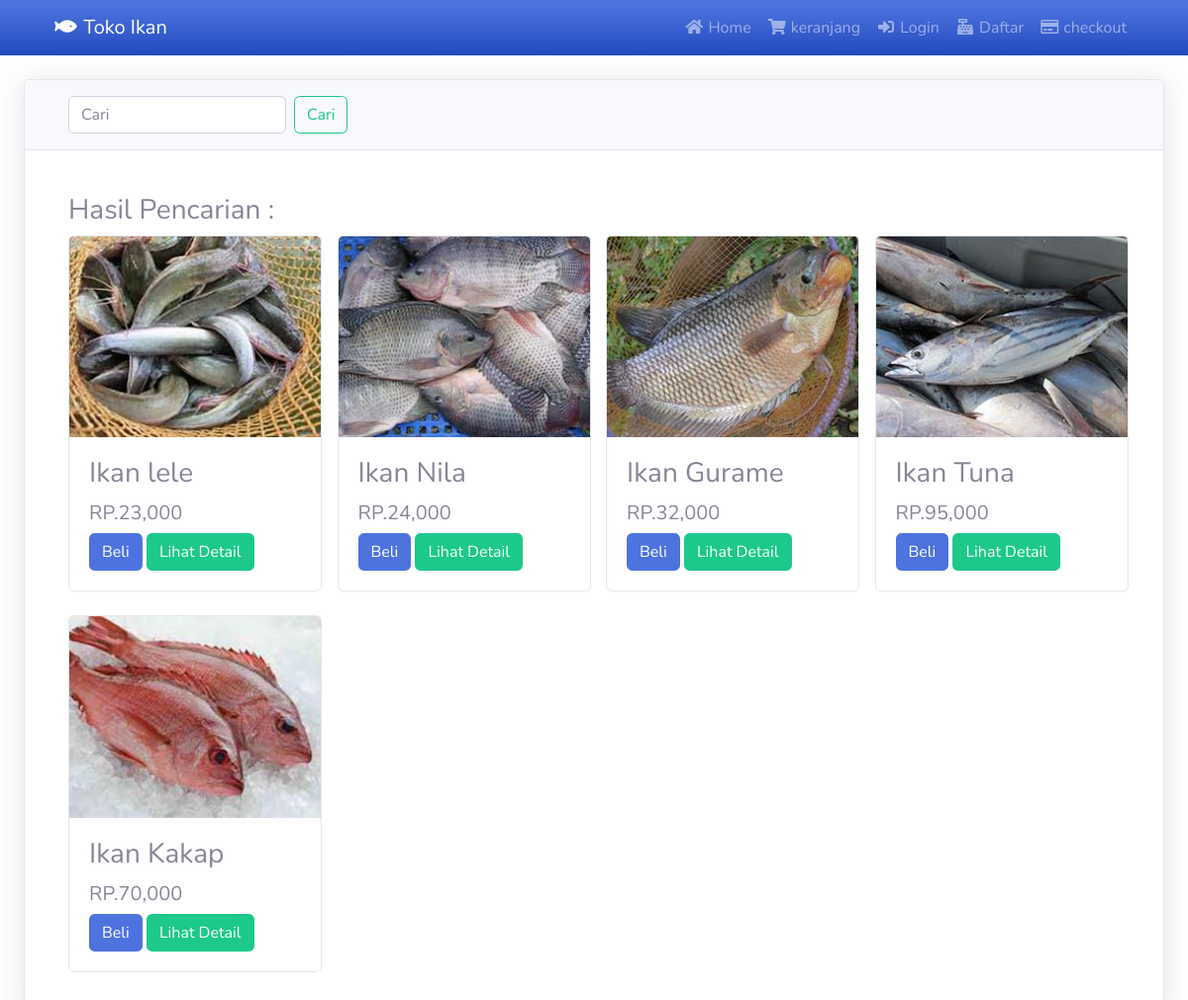
The page /pencarian.php on the database its author committed.
### tables this page shows
CREATE TABLE `t_produk` (
  `id_produk` int(11) NOT NULL,
  `id_kategori` int(5) NOT NULL,
  `nama_produk` varchar(100) NOT NULL,
  `harga_produk` int(11) NOT NULL,
  `berat_produk` int(11) NOT NULL,
  `deskripsi_produk` varchar(100) NOT NULL,
  `foto_produk` varchar(100) NOT NULL,
  `stok_produk` int(100) NOT NULL
);

### pencarian.php (the view, shortened to what this page needs)
<?php include 'koneksi.php';?>
<?php $keyword= $_GET["keyword"];
$semuadata=array();
$ambil=$koneksi->query("SELECT * FROM t_produk WHERE nama_produk Like '%$keyword%'
OR deskripsi_produk LIKE'%$keyword%' ");
while ($pecah=$ambil->fetch_assoc())
 {
     $semuadata[]=$pecah;
 }
?>
<!DOCTYPE html>
<html lang="en">
<head>
    <link href="vendor/fontawesome-free/css/all.min.css" rel="stylesheet" type="text/css">
    <link href="css/sb-admin-2.min.css" rel="stylesheet">
</head>
<body>
<?php include 'menu.php'; ?>
<div class="container-fluid">
<br>
            <div class="card shadow mb-4">
                <div class="card-header py-3">
            <div class="container">
            <form action="pencarian.php" method="get" class="form-inline my-2 my-lg-0 form-right">
                     <input class="form-control mr-sm-2"  type="search" placeholder="Cari" name="keyword"  aria-label="Search">
                     <button class="btn btn-outline-success my-2 my-sm-0" type="submit">Cari</button>
                      </form>
                      </div>
                      </div>
                <div class="card-body">
                    <div class="table-responsive">
                <section class="konten">
                    <div class="container">
                        <br>
                    <h3>Hasil Pencarian : <?php echo $keyword ?></h3>
                    <div class="row">
                    <?php  foreach ($semuadata as $key  =>$value): ?>
                       <div class="col-md-3">
                       <div class="card mb-4" style="width: 16rem;">
                            <div class="thumbnail">
                            <img class="card-img-top" alt="Card image cap" src="foto_produk/<?php echo $value['foto_produk']; ?>" alt="">
                                 <div class="card-body">
                                 <h3 class="card-title">
                                 <?php echo $value['nama_produk']; ?>
                                 </h3>
                                <h5>RP.<?php echo number_format($value['harga_produk']); ?>
                                </h5>
                                <a href="beli.php?id=<?php echo $value['id_produk']; ?>" class="btn-primary btn">Beli</a>
                                <a href="detail.php?id=<?php echo $value['id_produk']; ?>" class="btn-success btn">Lihat Detail</a>
                          </div>
                          </div>
                         </div>
                     </div>
                     <?php  endforeach ?>
                    </div>
               </section>
</div>
</div>
</div>
</body>
</html>

### rows shown on the page
t_produk: foto_produk (picture), nama_produk "Ikan lele", harga_produk "23,000"
t_produk: foto_produk (picture), nama_produk "Ikan Nila", harga_produk "24,000"
t_produk: foto_produk (picture), nama_produk "Ikan Gurame", harga_produk "32,000"
t_produk: foto_produk (picture), nama_produk "Ikan Tuna", harga_produk "95,000"
t_produk: foto_produk (picture), nama_produk "Ikan Kakap", harga_produk "70,000"
